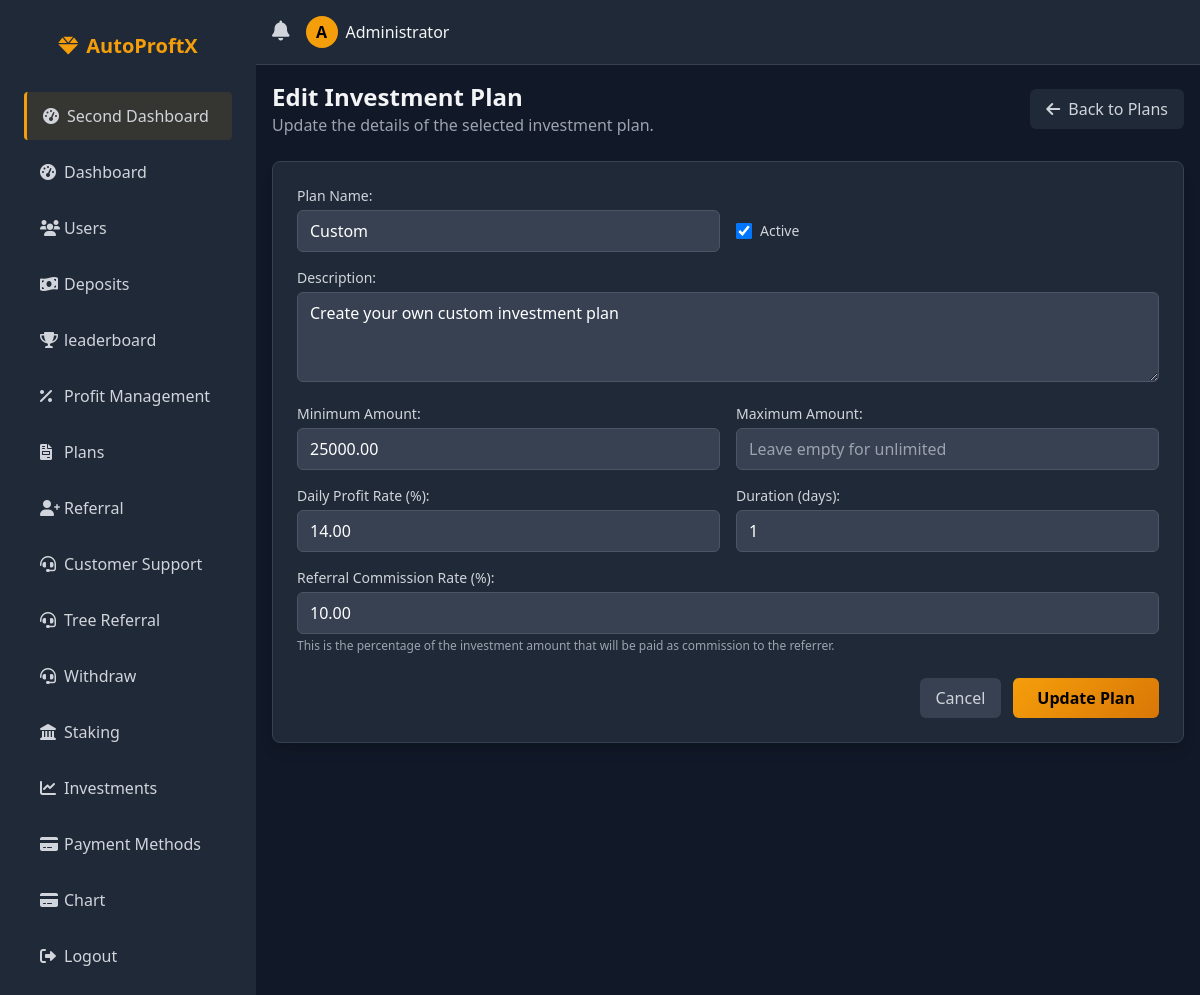
Before: /admin/edit_plan.php?id=5 (signed in) with the older database file.
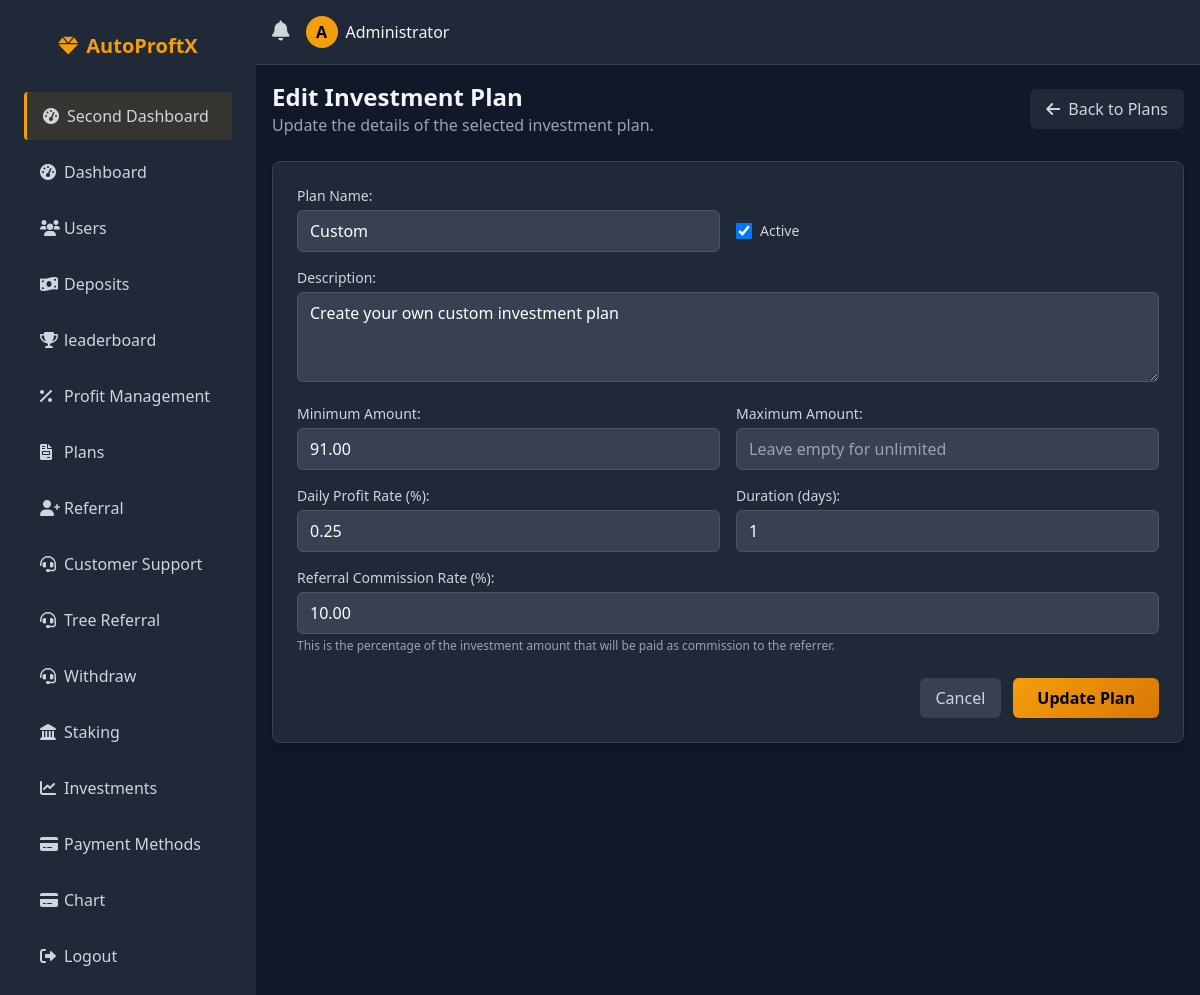
After: the same page with the newer database file.
### tables this page shows
CREATE TABLE IF NOT EXISTS `investment_plans` (
  `id` int NOT NULL AUTO_INCREMENT,
  `name` varchar(50) NOT NULL,
  `description` text,
  `min_amount` decimal(15,2) NOT NULL,
  `max_amount` decimal(15,2) DEFAULT NULL,
  `daily_profit_rate` decimal(5,2) NOT NULL,
  `duration_days` int NOT NULL,
  `referral_commission_rate` decimal(5,2) NOT NULL COMMENT 'Commission rate for referrers in percentage',
  `is_active` tinyint(1) NOT NULL DEFAULT '1',
  `created_at` timestamp NULL DEFAULT CURRENT_TIMESTAMP,
  `updated_at` timestamp NULL DEFAULT CURRENT_TIMESTAMP ON UPDATE CURRENT_TIMESTAMP,
  PRIMARY KEY (`id`)
);

### admin/edit_plan.php (the view, shortened to what the changed rows need)
<?php
include '../config/db.php';
$plan_id = isset($_GET['id']) ? intval($_GET['id']) : 0;
$stmt = $conn->prepare("SELECT * FROM investment_plans WHERE id = ?");
$stmt->bind_param("i", $plan_id);
$stmt->execute();
$result = $stmt->get_result();
$plan = $result->fetch_assoc();
?>
<!DOCTYPE html>
<html lang="en">
<head>
  <link rel="stylesheet" href="https://cdnjs.cloudflare.com/ajax/libs/tailwindcss/2.2.19/tailwind.min.css">
  <link rel="stylesheet" href="https://cdnjs.cloudflare.com/ajax/libs/font-awesome/6.0.0-beta3/css/all.min.css">
</head>
<body class="bg-gray-900 text-gray-100 flex min-h-screen">
  <div class="flex-1 flex flex-col overflow-hidden">
    <main class="flex-1 overflow-y-auto p-4 bg-gray-900">
      <div class="flex justify-between items-center mb-6">
        <div>
          <h2 class="text-2xl font-bold">Edit Investment Plan</h2>
        </div>
      </div>
      <div class="bg-gray-800 rounded-lg border border-gray-700 shadow-lg p-6">
        <form method="POST" action="">
          <div class="space-y-4">
            <div class="grid grid-cols-1 md:grid-cols-2 gap-4">
              <div>
                <label for="name" class="block text-sm font-medium text-gray-300 mb-1">Plan Name:</label>
                <input type="text" id="name" name="name" maxlength="50" required value="<?php echo htmlspecialchars($plan['name']); ?>"
                  class="w-full bg-gray-700 border border-gray-600 rounded-md py-2 px-3 text-white focus:outline-none focus:ring-2 focus:ring-yellow-500 focus:border-transparent">
              </div>
              <div class="flex items-center h-full pt-6">
                <input type="checkbox" id="is_active" name="is_active" <?php echo $plan['is_active'] ? 'checked' : ''; ?>
                  class="h-4 w-4 text-yellow-500 focus:ring-yellow-500 border-gray-600 rounded">
                <label for="is_active" class="ml-2 block text-sm text-gray-300">Active</label>
              </div>
            </div>
            <div>
              <label for="description" class="block text-sm font-medium text-gray-300 mb-1">Description:</label>
              <textarea id="description" name="description" rows="3"
                class="w-full bg-gray-700 border border-gray-600 rounded-md py-2 px-3 text-white focus:outline-none focus:ring-2 focus:ring-yellow-500 focus:border-transparent"><?php echo htmlspecialchars($plan['description']); ?></textarea>
            </div>
            <div class="grid grid-cols-1 md:grid-cols-2 gap-4">
              <div>
                <label for="min_amount" class="block text-sm font-medium text-gray-300 mb-1">Minimum Amount:</label>
                <input type="number" id="min_amount" name="min_amount" step="0.01" required value="<?php echo $plan['min_amount']; ?>"
                  class="w-full bg-gray-700 border border-gray-600 rounded-md py-2 px-3 text-white focus:outline-none focus:ring-2 focus:ring-yellow-500 focus:border-transparent">
              </div>
            </div>
            <div class="grid grid-cols-1 md:grid-cols-2 gap-4">
              <div>
                <label for="daily_profit_rate" class="block text-sm font-medium text-gray-300 mb-1">Daily Profit Rate (%):</label>
                <input type="number" id="daily_profit_rate" name="daily_profit_rate" step="0.01" required value="<?php echo $plan['daily_profit_rate']; ?>"
                  class="w-full bg-gray-700 border border-gray-600 rounded-md py-2 px-3 text-white focus:outline-none focus:ring-2 focus:ring-yellow-500 focus:border-transparent">
              </div>
              <div>
                <label for="duration_days" class="block text-sm font-medium text-gray-300 mb-1">Duration (days):</label>
                <input type="number" id="duration_days" name="duration_days" required value="<?php echo $plan['duration_days']; ?>"
                  class="w-full bg-gray-700 border border-gray-600 rounded-md py-2 px-3 text-white focus:outline-none focus:ring-2 focus:ring-yellow-500 focus:border-transparent">
              </div>
            </div>
            <div>
              <label for="referral_commission_rate" class="block text-sm font-medium text-gray-300 mb-1">Referral Commission Rate (%):</label>
              <input type="number" id="referral_commission_rate" name="referral_commission_rate" step="0.01" required value="<?php echo $plan['referral_commission_rate']; ?>"
                class="w-full bg-gray-700 border border-gray-600 rounded-md py-2 px-3 text-white focus:outline-none focus:ring-2 focus:ring-yellow-500 focus:border-transparent">
              <p class="mt-1 text-xs text-gray-400">This is the percentage of the investment amount that will be paid as commission to the referrer.</p>
            </div>
          </div>
        </form>
      </div>
    </main>
  </div>
</body>
</html>

Changed rows visible on the page:
changed investment_plans "Custom": min_amount "25000.00" → "91.00"; daily_profit_rate "14.00" → "0.25"
